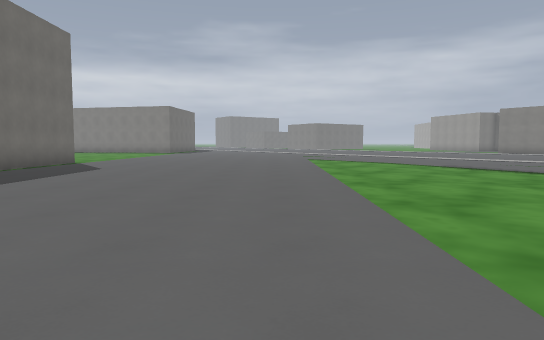
View 1 (above)

21 first-person views from a walk through a Godot game level. The camera is 1.2 m above the floor, tilts 4° down and sees 70° across. The floor is counted in squares, 2 m on a side. Each view is taken from the middle of a square. On the plan, view 1 faces up. The plan holds only what a view shows up to about 11 squares ahead; the rest is blank. The place goes on beyond the plan.

View 2
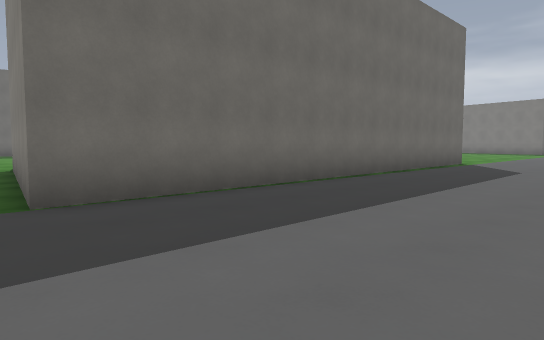

View 3
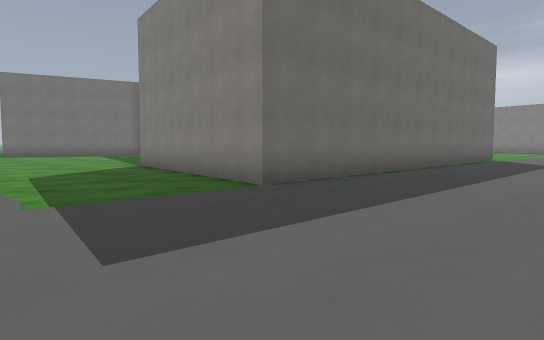

View 4
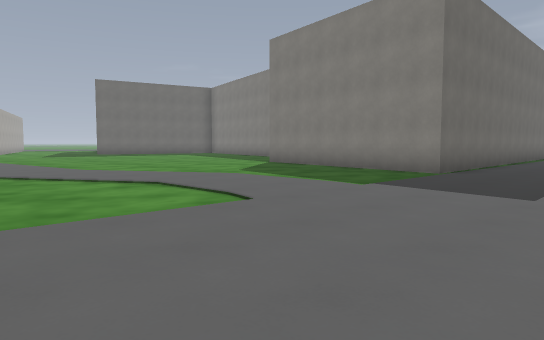

View 5
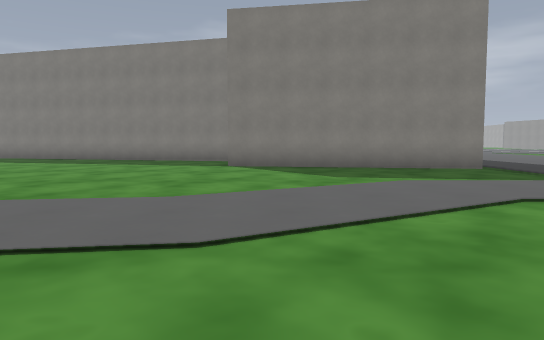

View 6
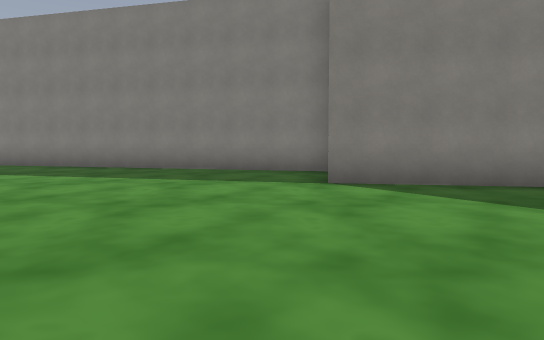

View 7
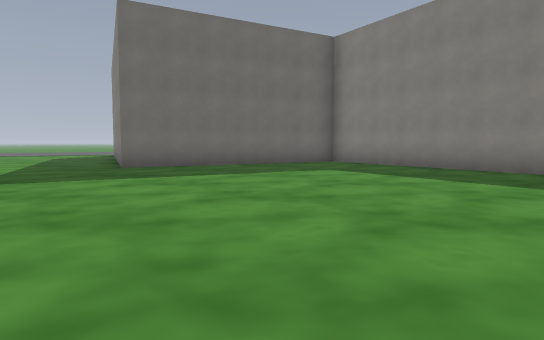

View 8
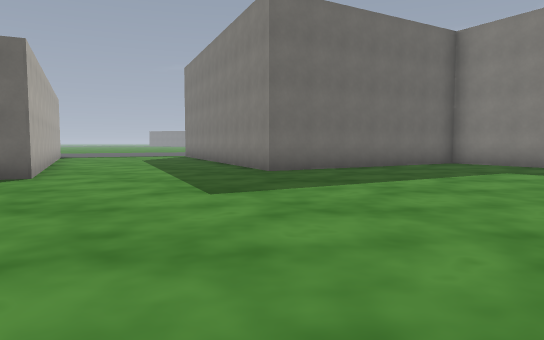

View 9
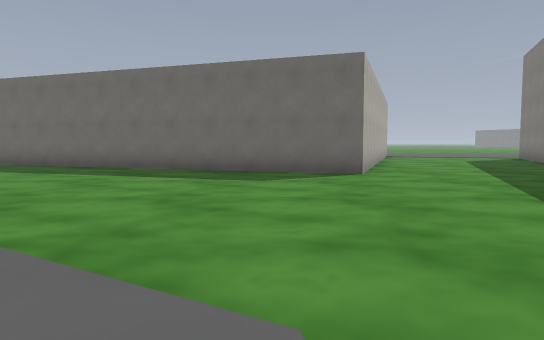

View 10
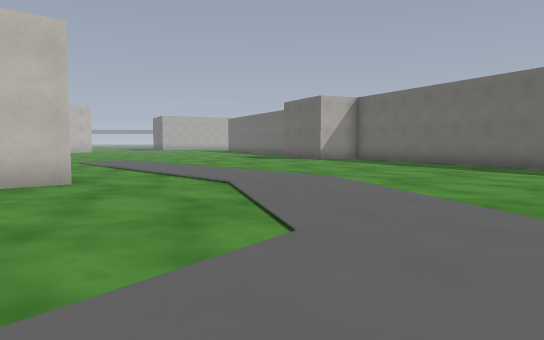

View 11
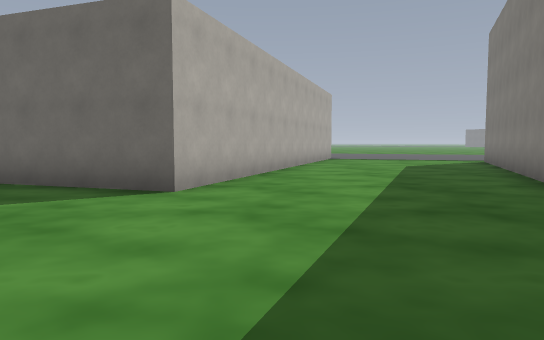

View 12
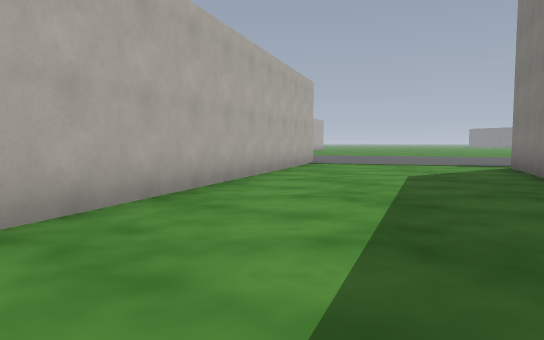

View 13
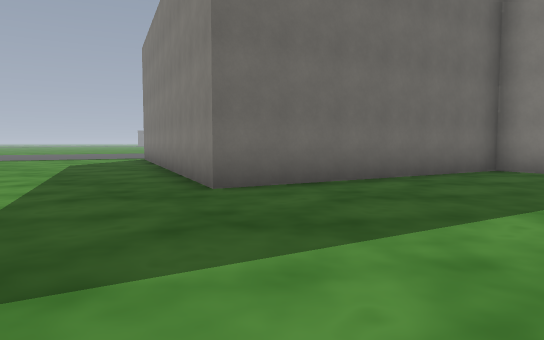

View 14
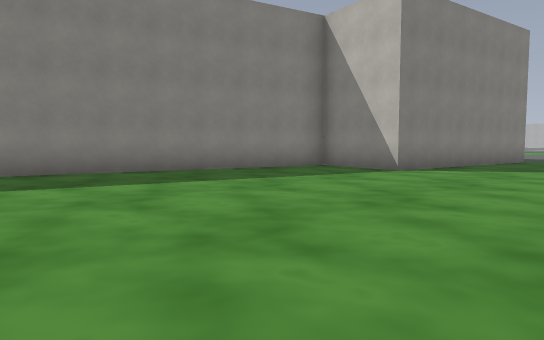

View 15
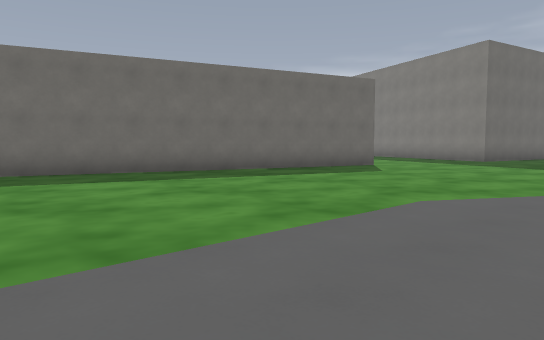

View 16
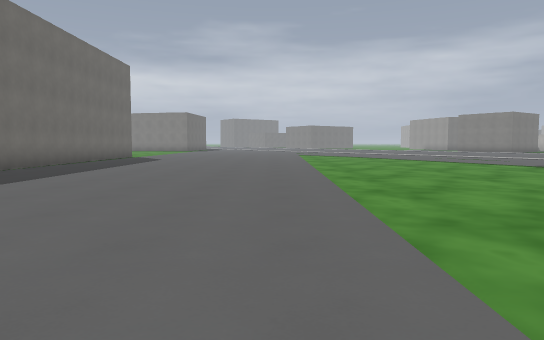

View 17
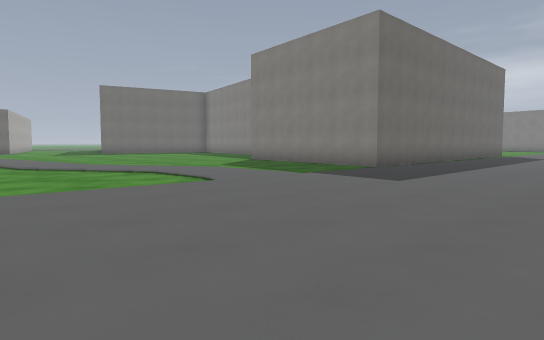

View 18
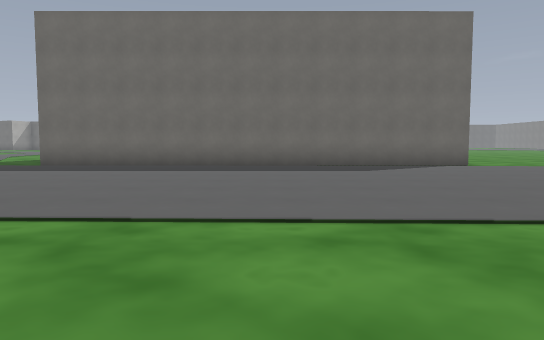

View 19
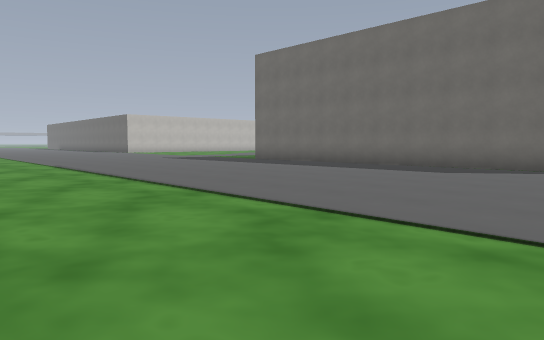

View 20
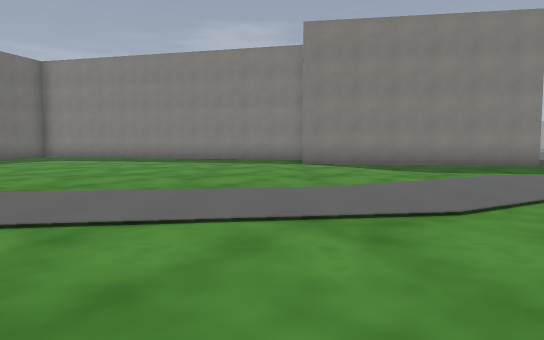

View 21
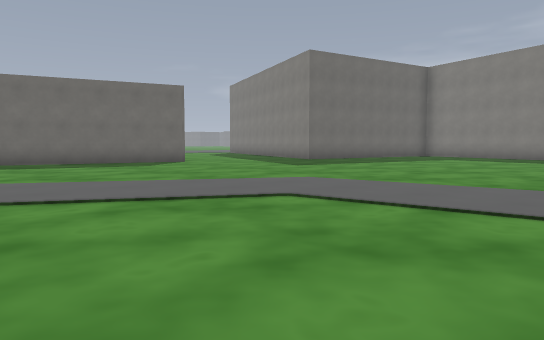

### Floor plan
Points are (right, up) in squares from view 1. A wall is a line through its corners. A room is listed if a view was taken in it or the views show most of it. See-through windows are left out.
Room 1 (views 1, 2, 3, 4, 5, 6, 7, 8, 9, 10, 11, 12, 13, 14, 15, 16, 17, 18, 19, 20, 21)
walls: (-18.1, -11.3) (-17.1, -11.3); (-6.2, 12.2) (-6.1, 0.9) (-12.1, 2) (-11.6, 4.5) (-22.6, 7.3); (-22.2, 7.3) (-24.3, 1.1) (-31.6, 4); (-31.6, -1.2) (-25.7, -3.2) (-29, -12.7)

Positions as (right, up) in squares from view 1, and headings:
1: (0, 0), facing up
2: (-2, 0), facing up-left
3: (-2, -3), facing up-left
4: (-3, -7), facing up-left
5: (-11, -8), facing up
6: (-13, -4), facing up
7: (-15, -3), facing up-left
8: (-18, -5), facing up-left
9: (-18, -5), facing left
10: (-16, -5), facing down-left
11: (-21, -2), facing left
12: (-24, -1), facing left
13: (-20, -2), facing up-left
14: (-20, -2), facing up-right
15: (-20, -13), facing up-left
16: (0, -5), facing up
17: (-1, -8), facing up-left
18: (4, 7), facing left
19: (4, 12), facing down-left
20: (-13, -9), facing up
21: (-15, -10), facing up-left
